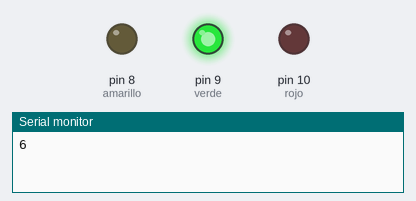
This sketch was run on a simulated Arduino Uno, built with avr-gcc and run on an emulated ATmega328P. Shown: output pins drawn as LEDs (lit = HIGH), the last lines printed to the serial monitor. Random numbers use the default seed unless the sketch sets one.

Above: at 0.1 s.
At 16.1 s:
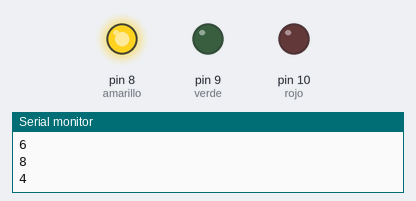
At 20.1 s:
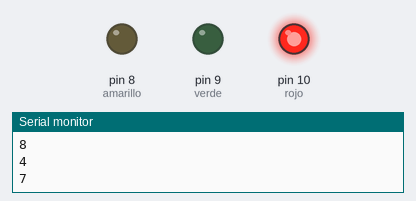
At 38.1 s:
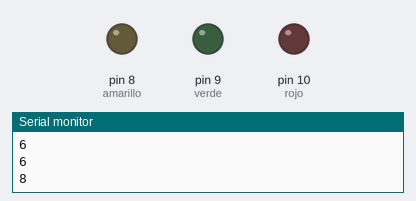
Timing chart, 0 to 39.6 s (numbered marks = the images above):
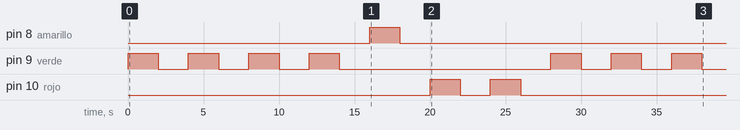

Measured:
- by itself, pin 8 (amarillo): LOW → HIGH at 16.0 s, → LOW 2.0 s later
- by itself, pin 9 (verde): LOW → HIGH at 0.00 s, → LOW 2.0 s later, → HIGH 2.0 s later, → LOW 2.0 s later, … (14 changes in this stretch)
- by itself, pin 10 (rojo): LOW → HIGH at 20.0 s, → LOW 2.0 s later, → HIGH 2.0 s later, → LOW 2.0 s later, … (4 changes in this stretch)

The sketch:

ejercicio2.ino
```cpp
#define rojo 10
#define verde 9
#define amarillo 8

void setup()
{
  Serial.begin(9600);
  pinMode(rojo, OUTPUT);
  pinMode(verde, OUTPUT);
  pinMode(amarillo, OUTPUT);
  randomSeed(analogRead(0));

}

void loop(){
  int numero = random(1, 10);
  Serial.println(numero);
  cambiar_color(numero);
}

void cambiar_color(int numero){
    if (numero == 1 || numero == 3 || numero == 7) {
        digitalWrite(rojo, HIGH);
        delay(2000);
        digitalWrite(rojo, LOW);
        delay(2000);
    }
 	else if (numero == 6 || numero == 2|| numero == 8){
        digitalWrite(verde, HIGH);
        delay(2000);
        digitalWrite(verde, LOW);
        delay(2000);
    }
  	else if (numero == 4 || numero == 5|| numero == 9){
    	digitalWrite(amarillo, HIGH);
    	delay(2000);
     	digitalWrite(amarillo, LOW);
    	delay(2000);
	}
  	else{
      digitalWrite(verde, LOW);
      digitalWrite(rojo, LOW);
      digitalWrite(amarillo, LOW);
  	}
}
```
